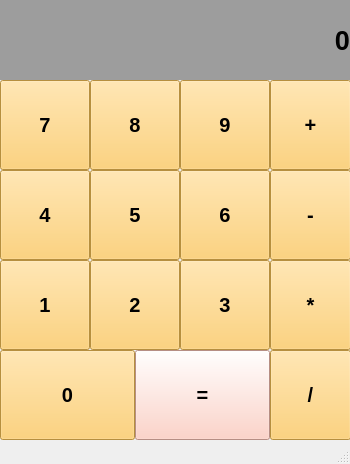
<?xml version="1.0" encoding="UTF-8"?>
<ui version="4.0">
 <class>MainWindow</class>
 <widget class="QMainWindow" name="MainWindow">
  <property name="geometry">
   <rect>
    <x>0</x>
    <y>0</y>
    <width>350</width>
    <height>464</height>
   </rect>
  </property>
  <property name="windowTitle">
   <string>Калькулятор</string>
  </property>
  <widget class="QWidget" name="centralwidget">
   <widget class="QLabel" name="label_result">
    <property name="geometry">
     <rect>
      <x>0</x>
      <y>0</y>
      <width>350</width>
      <height>80</height>
     </rect>
    </property>
    <property name="font">
     <font>
      <pointsize>20</pointsize>
      <weight>75</weight>
      <italic>false</italic>
      <bold>true</bold>
      <strikeout>false</strikeout>
      <kerning>true</kerning>
     </font>
    </property>
    <property name="styleSheet">
     <string notr="true">background-color: rgb(157, 157, 157);</string>
    </property>
    <property name="text">
     <string>0</string>
    </property>
    <property name="alignment">
     <set>Qt::AlignRight|Qt::AlignTrailing|Qt::AlignVCenter</set>
    </property>
    <property name="wordWrap">
     <bool>false</bool>
    </property>
    <property name="margin">
     <number>20</number>
    </property>
   </widget>
   <widget class="QPushButton" name="btn_0">
    <property name="geometry">
     <rect>
      <x>0</x>
      <y>350</y>
      <width>135</width>
      <height>90</height>
     </rect>
    </property>
    <property name="font">
     <font>
      <pointsize>15</pointsize>
      <weight>75</weight>
      <bold>true</bold>
     </font>
    </property>
    <property name="styleSheet">
     <string notr="true">background-color: rgb(255, 200, 88);</string>
    </property>
    <property name="text">
     <string>0</string>
    </property>
   </widget>
   <widget class="QPushButton" name="btn_equal">
    <property name="geometry">
     <rect>
      <x>135</x>
      <y>350</y>
      <width>135</width>
      <height>90</height>
     </rect>
    </property>
    <property name="font">
     <font>
      <pointsize>15</pointsize>
      <weight>75</weight>
      <bold>true</bold>
     </font>
    </property>
    <property name="styleSheet">
     <string notr="true">background-color: rgb(255, 200, 88);
background-color: rgb(255, 199, 185);</string>
    </property>
    <property name="text">
     <string>=</string>
    </property>
   </widget>
   <widget class="QPushButton" name="btn_1">
    <property name="geometry">
     <rect>
      <x>0</x>
      <y>260</y>
      <width>90</width>
      <height>90</height>
     </rect>
    </property>
    <property name="font">
     <font>
      <pointsize>15</pointsize>
      <weight>75</weight>
      <bold>true</bold>
     </font>
    </property>
    <property name="styleSheet">
     <string notr="true">background-color: rgb(255, 200, 88);</string>
    </property>
    <property name="text">
     <string>1</string>
    </property>
   </widget>
   <widget class="QPushButton" name="btn_2">
    <property name="geometry">
     <rect>
      <x>90</x>
      <y>260</y>
      <width>90</width>
      <height>90</height>
     </rect>
    </property>
    <property name="font">
     <font>
      <pointsize>15</pointsize>
      <weight>75</weight>
      <bold>true</bold>
     </font>
    </property>
    <property name="styleSheet">
     <string notr="true">background-color: rgb(255, 200, 88);</string>
    </property>
    <property name="text">
     <string>2</string>
    </property>
   </widget>
   <widget class="QPushButton" name="btn_3">
    <property name="geometry">
     <rect>
      <x>180</x>
      <y>260</y>
      <width>90</width>
      <height>90</height>
     </rect>
    </property>
    <property name="font">
     <font>
      <pointsize>15</pointsize>
      <weight>75</weight>
      <bold>true</bold>
     </font>
    </property>
    <property name="styleSheet">
     <string notr="true">background-color: rgb(255, 200, 88);</string>
    </property>
    <property name="text">
     <string>3</string>
    </property>
   </widget>
   <widget class="QPushButton" name="btn_5">
    <property name="geometry">
     <rect>
      <x>90</x>
      <y>170</y>
      <width>90</width>
      <height>90</height>
     </rect>
    </property>
    <property name="font">
     <font>
      <pointsize>15</pointsize>
      <weight>75</weight>
      <bold>true</bold>
     </font>
    </property>
    <property name="styleSheet">
     <string notr="true">background-color: rgb(255, 200, 88);</string>
    </property>
    <property name="text">
     <string>5</string>
    </property>
   </widget>
   <widget class="QPushButton" name="btn_4">
    <property name="geometry">
     <rect>
      <x>0</x>
      <y>170</y>
      <width>90</width>
      <height>90</height>
     </rect>
    </property>
    <property name="font">
     <font>
      <pointsize>15</pointsize>
      <weight>75</weight>
      <bold>true</bold>
     </font>
    </property>
    <property name="styleSheet">
     <string notr="true">background-color: rgb(255, 200, 88);</string>
    </property>
    <property name="text">
     <string>4</string>
    </property>
   </widget>
   <widget class="QPushButton" name="btn_6">
    <property name="geometry">
     <rect>
      <x>180</x>
      <y>170</y>
      <width>90</width>
      <height>90</height>
     </rect>
    </property>
    <property name="font">
     <font>
      <pointsize>15</pointsize>
      <weight>75</weight>
      <bold>true</bold>
     </font>
    </property>
    <property name="styleSheet">
     <string notr="true">background-color: rgb(255, 200, 88);</string>
    </property>
    <property name="text">
     <string>6</string>
    </property>
   </widget>
   <widget class="QPushButton" name="btn_8">
    <property name="geometry">
     <rect>
      <x>90</x>
      <y>80</y>
      <width>90</width>
      <height>90</height>
     </rect>
    </property>
    <property name="font">
     <font>
      <pointsize>15</pointsize>
      <weight>75</weight>
      <bold>true</bold>
     </font>
    </property>
    <property name="styleSheet">
     <string notr="true">background-color: rgb(255, 200, 88);</string>
    </property>
    <property name="text">
     <string>8</string>
    </property>
   </widget>
   <widget class="QPushButton" name="btn_7">
    <property name="geometry">
     <rect>
      <x>0</x>
      <y>80</y>
      <width>90</width>
      <height>90</height>
     </rect>
    </property>
    <property name="font">
     <font>
      <pointsize>15</pointsize>
      <weight>75</weight>
      <bold>true</bold>
     </font>
    </property>
    <property name="styleSheet">
     <string notr="true">background-color: rgb(255, 200, 88);</string>
    </property>
    <property name="text">
     <string>7</string>
    </property>
   </widget>
   <widget class="QPushButton" name="btn_9">
    <property name="geometry">
     <rect>
      <x>180</x>
      <y>80</y>
      <width>90</width>
      <height>90</height>
     </rect>
    </property>
    <property name="font">
     <font>
      <pointsize>15</pointsize>
      <weight>75</weight>
      <bold>true</bold>
     </font>
    </property>
    <property name="styleSheet">
     <string notr="true">background-color: rgb(255, 200, 88);</string>
    </property>
    <property name="text">
     <string>9</string>
    </property>
   </widget>
   <widget class="QPushButton" name="btn_10">
    <property name="geometry">
     <rect>
      <x>270</x>
      <y>80</y>
      <width>81</width>
      <height>90</height>
     </rect>
    </property>
    <property name="font">
     <font>
      <pointsize>15</pointsize>
      <weight>75</weight>
      <bold>true</bold>
     </font>
    </property>
    <property name="styleSheet">
     <string notr="true">background-color: rgb(255, 200, 88);</string>
    </property>
    <property name="text">
     <string>+</string>
    </property>
   </widget>
   <widget class="QPushButton" name="btn_11">
    <property name="geometry">
     <rect>
      <x>270</x>
      <y>170</y>
      <width>81</width>
      <height>90</height>
     </rect>
    </property>
    <property name="font">
     <font>
      <pointsize>15</pointsize>
      <weight>75</weight>
      <bold>true</bold>
     </font>
    </property>
    <property name="styleSheet">
     <string notr="true">background-color: rgb(255, 200, 88);</string>
    </property>
    <property name="text">
     <string>-</string>
    </property>
   </widget>
   <widget class="QPushButton" name="btn_12">
    <property name="geometry">
     <rect>
      <x>270</x>
      <y>260</y>
      <width>81</width>
      <height>90</height>
     </rect>
    </property>
    <property name="font">
     <font>
      <pointsize>15</pointsize>
      <weight>75</weight>
      <bold>true</bold>
     </font>
    </property>
    <property name="styleSheet">
     <string notr="true">background-color: rgb(255, 200, 88);</string>
    </property>
    <property name="text">
     <string>*</string>
    </property>
   </widget>
   <widget class="QPushButton" name="btn_13">
    <property name="geometry">
     <rect>
      <x>270</x>
      <y>350</y>
      <width>81</width>
      <height>90</height>
     </rect>
    </property>
    <property name="font">
     <font>
      <pointsize>15</pointsize>
      <weight>75</weight>
      <bold>true</bold>
     </font>
    </property>
    <property name="styleSheet">
     <string notr="true">background-color: rgb(255, 200, 88);</string>
    </property>
    <property name="text">
     <string>/</string>
    </property>
   </widget>
  </widget>
  <widget class="QStatusBar" name="statusbar"/>
 </widget>
 <resources/>
 <connections/>
</ui>
